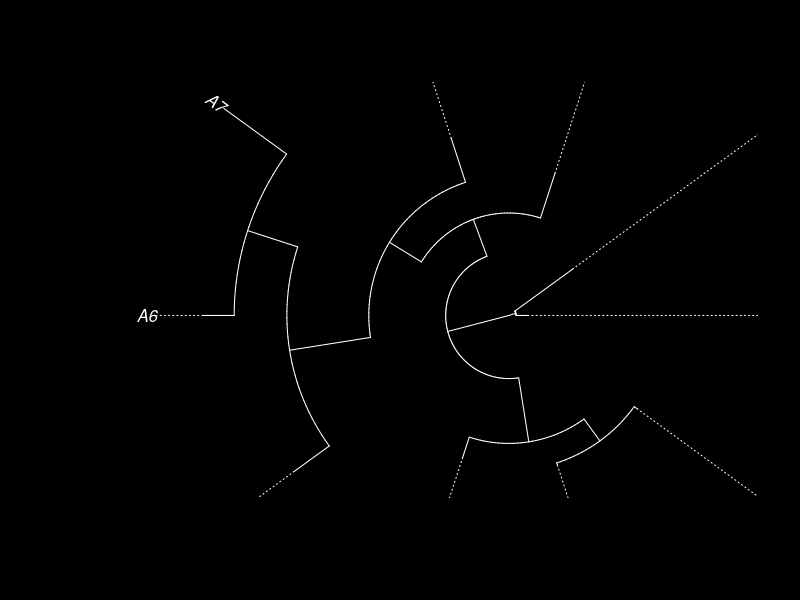
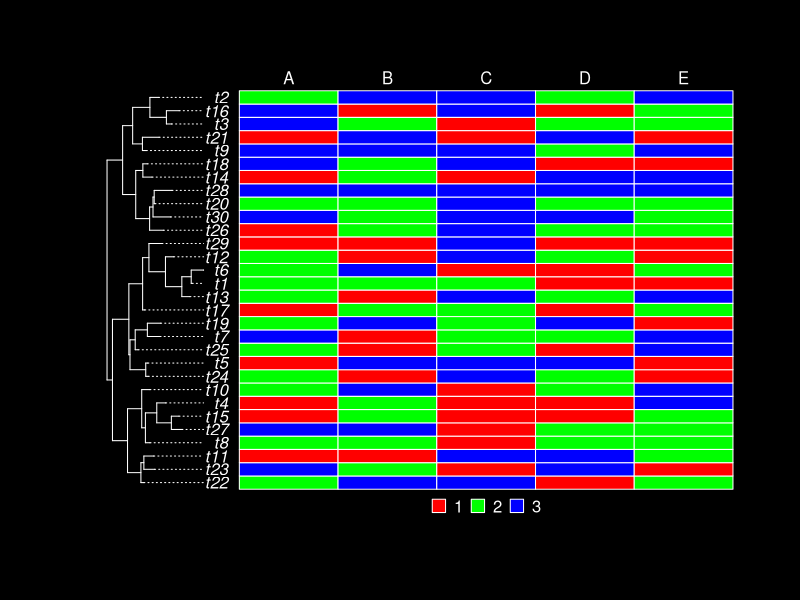
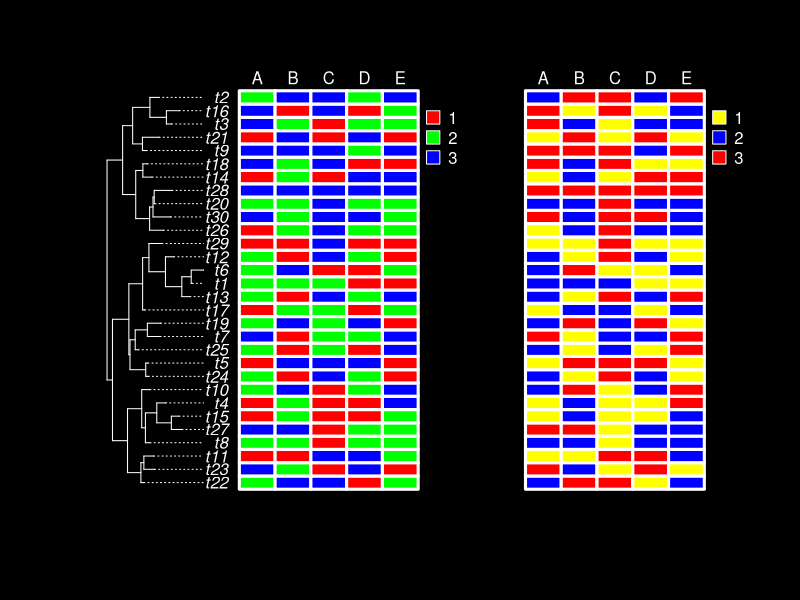
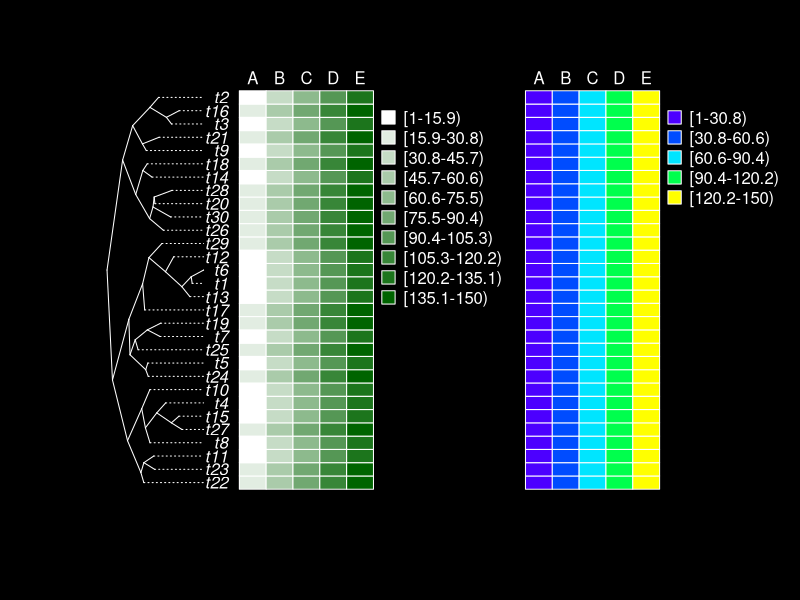
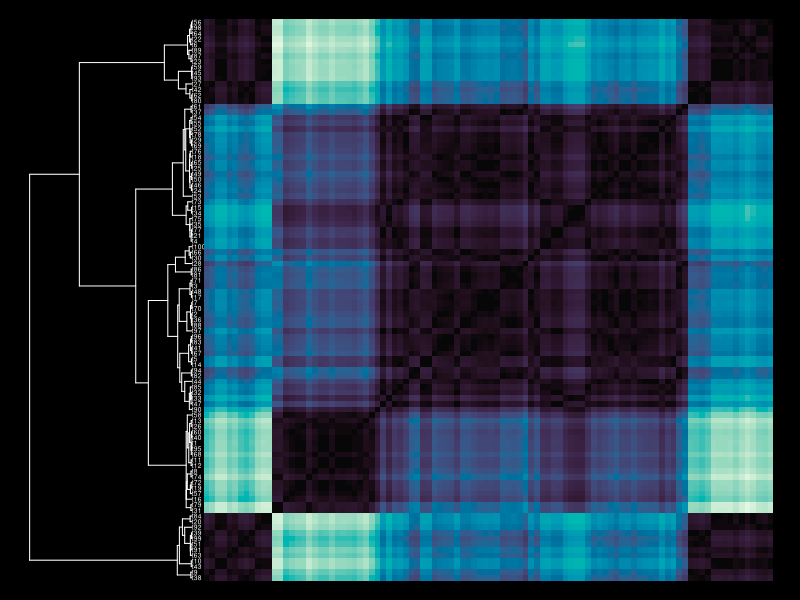
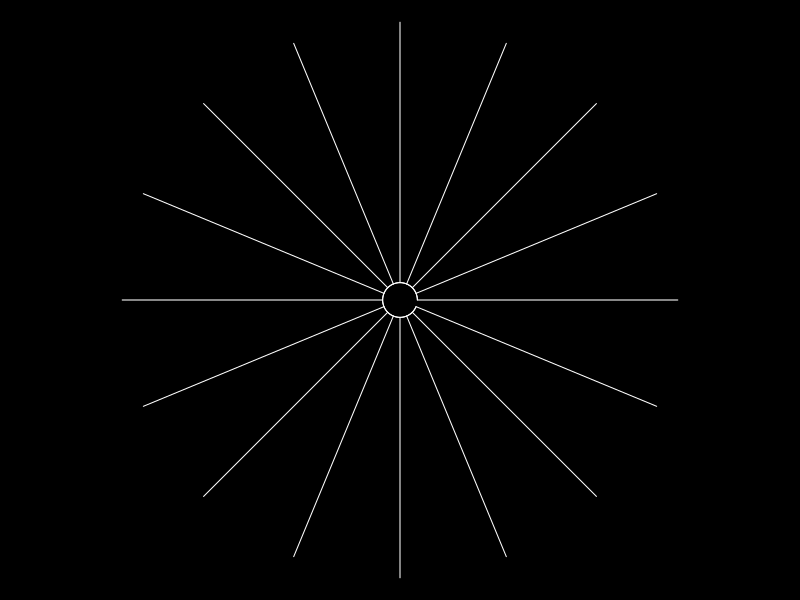
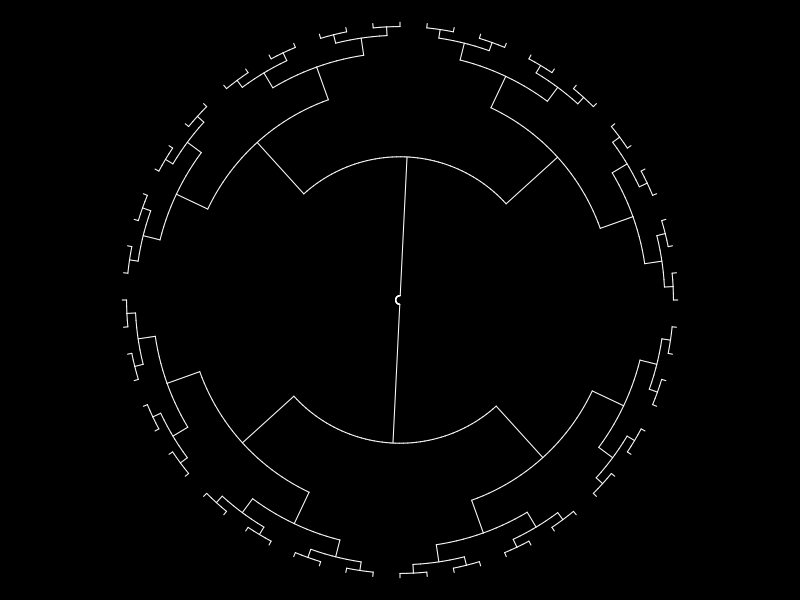
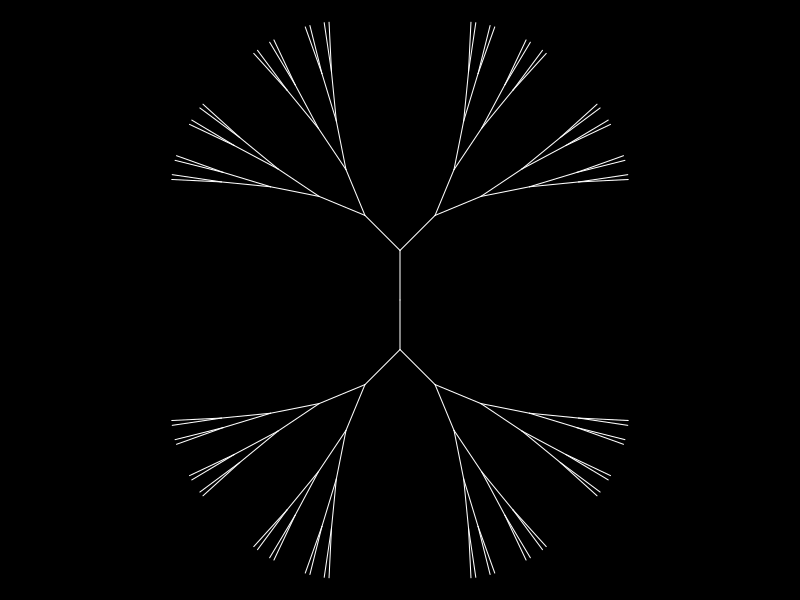

The R source for these figures, in order:

library(ape)

par(bg = 'black', fg = 'white', mfcol = c(1, 1))

r <- rtree(n = 10, tip.label = sprintf('A%s', 1:10))

plot(r, align.tip = TRUE, adj = 1, type = 'f')


##

tr <- rtree(n <- 30)
p <- 5
x <- matrix(sample(3, size = n*p, replace = TRUE), n, p)
dimnames(x) <- list(paste0("t", 1:n), LETTERS[1:p])
plot(tr, x.lim = 35, align.tip = TRUE, adj = 1)
phydataplot(x, tr, "m", 2)
## change the aspect:
plot(tr, x.lim = 35, align.tip = TRUE, adj = 1)
phydataplot(x, tr, "m", 2, width = 2, border = "white", lwd = 3, legend = "side")
## user-defined colour:
f <- function(n) c("yellow", "blue", "red")
phydataplot(x, tr, "m", 18, width = 2, border = "white", lwd = 3,
            legend = "side", funcol = f)


x[] <- 1:(n*p)
plot(tr, x.lim = 35, align.tip = TRUE, adj = 1, type = 'c')
phydataplot(x, tr, "m", 2, width = 1.5, continuous = TRUE, legend = "side",
            funcol = colorRampPalette(c("white", "darkgreen")))
phydataplot(x, tr, "m", 18, width = 1.5, continuous = 5, legend = "side",
            funcol = topo.colors)

##


ts <- rcoal(N <- 100)
X <- rTraitCont(ts) # names are set
dd <- dist(X)
op <- par(mar = rep(0, 4))
plot(ts, x.lim = 10, cex = 0.4, font = 1)
phydataplot(as.matrix(dd), ts, "i", offset = 0.2, col = hcl.colors(100, palette = 'mako'))


##

# use powers of 2
plot(stree(16, type = 's'), type = 'fan', show.tip.label = FALSE)

plot(stree(64, type = 'b'), type = 'fan', show.tip.label = FALSE)

plot(stree(64, type = 'b'), type = 'unrooted', show.tip.label = FALSE)


##

r1 <- rtree(n = 10, tip.label = sprintf('A%s', 1:10))
r2 <- rtree(n = 10, tip.label = sprintf('A%s', 1:10))

comparePhylo(r1, r2, plot = TRUE)

